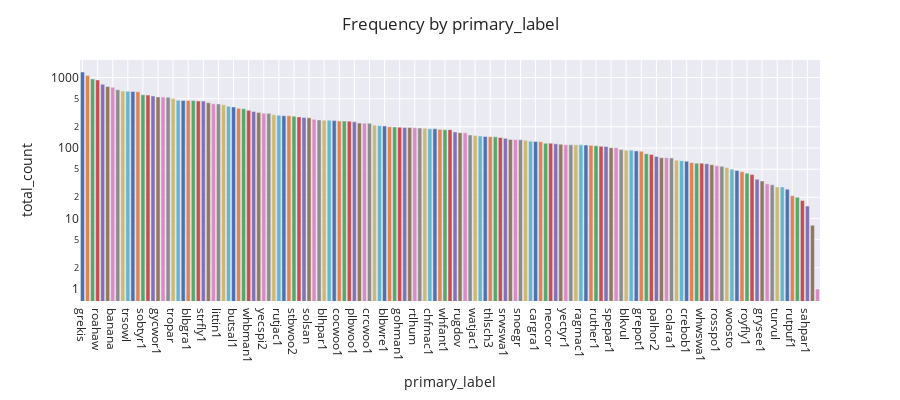

Notebook cell for this chart:
### Markdown cell above
The good news here is that none of the most common classes have increased in frequncy, but a few of the rarest ones have, from the splitting process on longer samples.

### Code cell
plot_class_distribution(df[df['class']=='aves'], plot_col='primary_label', title='Frequency by primary_label')
